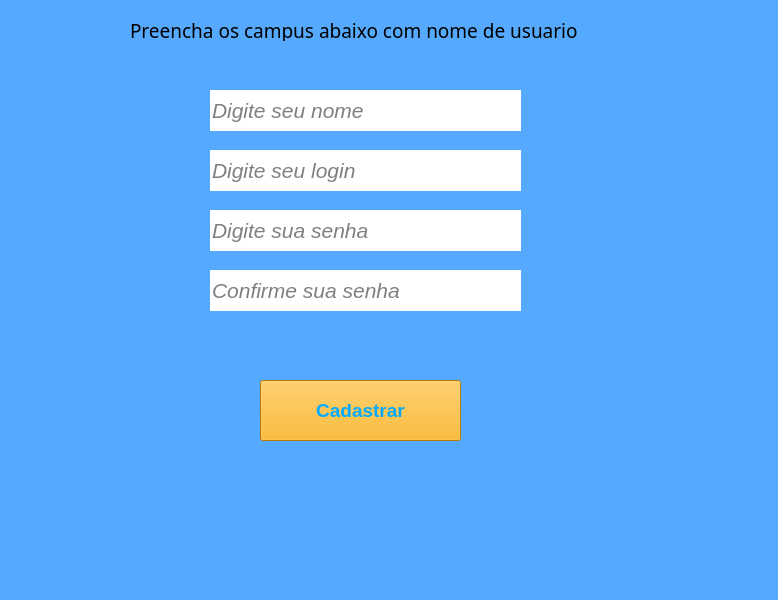
<?xml version="1.0" encoding="UTF-8"?>
<ui version="4.0">
 <class>MainWindow</class>
 <widget class="QMainWindow" name="MainWindow">
  <property name="geometry">
   <rect>
    <x>0</x>
    <y>0</y>
    <width>778</width>
    <height>600</height>
   </rect>
  </property>
  <property name="windowTitle">
   <string>MainWindow</string>
  </property>
  <property name="styleSheet">
   <string notr="true">background-color: rgb(85, 170, 255);</string>
  </property>
  <widget class="QWidget" name="centralwidget">
   <widget class="QPushButton" name="pushButton">
    <property name="geometry">
     <rect>
      <x>260</x>
      <y>380</y>
      <width>201</width>
      <height>61</height>
     </rect>
    </property>
    <property name="font">
     <font>
      <pointsize>14</pointsize>
      <weight>75</weight>
      <bold>true</bold>
      <strikeout>false</strikeout>
     </font>
    </property>
    <property name="mouseTracking">
     <bool>false</bool>
    </property>
    <property name="tabletTracking">
     <bool>false</bool>
    </property>
    <property name="acceptDrops">
     <bool>false</bool>
    </property>
    <property name="styleSheet">
     <string notr="true">color: rgb(0, 170, 255);
background-color: rgb(255, 170, 0);</string>
    </property>
    <property name="text">
     <string>Cadastrar</string>
    </property>
   </widget>
   <widget class="QLabel" name="label_5">
    <property name="geometry">
     <rect>
      <x>130</x>
      <y>20</y>
      <width>471</width>
      <height>21</height>
     </rect>
    </property>
    <property name="font">
     <font>
      <family>Yu Gothic Medium</family>
      <pointsize>14</pointsize>
     </font>
    </property>
    <property name="text">
     <string>Preencha os campus abaixo com nome de usuario</string>
    </property>
   </widget>
   <widget class="QLineEdit" name="lineEdit">
    <property name="geometry">
     <rect>
      <x>210</x>
      <y>90</y>
      <width>311</width>
      <height>41</height>
     </rect>
    </property>
    <property name="font">
     <font>
      <pointsize>16</pointsize>
      <italic>true</italic>
     </font>
    </property>
    <property name="styleSheet">
     <string notr="true">background-color:rgb(255,255,255);
border-radius:15xp;
border-style:outset;
border-width:2xp;</string>
    </property>
    <property name="echoMode">
     <enum>QLineEdit::Normal</enum>
    </property>
    <property name="placeholderText">
     <string>Digite seu nome</string>
    </property>
   </widget>
   <widget class="QLineEdit" name="lineEdit_2">
    <property name="geometry">
     <rect>
      <x>210</x>
      <y>150</y>
      <width>311</width>
      <height>41</height>
     </rect>
    </property>
    <property name="font">
     <font>
      <pointsize>16</pointsize>
      <italic>true</italic>
     </font>
    </property>
    <property name="styleSheet">
     <string notr="true">background-color:rgb(255,255,255);
border-radius:15xp;
border-style:outset;
border-width:2xp;</string>
    </property>
    <property name="cursorPosition">
     <number>0</number>
    </property>
    <property name="placeholderText">
     <string>Digite seu login</string>
    </property>
   </widget>
   <widget class="QLineEdit" name="lineEdit_3">
    <property name="geometry">
     <rect>
      <x>210</x>
      <y>210</y>
      <width>311</width>
      <height>41</height>
     </rect>
    </property>
    <property name="font">
     <font>
      <pointsize>16</pointsize>
      <italic>true</italic>
     </font>
    </property>
    <property name="styleSheet">
     <string notr="true">background-color:rgb(255,255,255);
border-radius:15xp;
border-style:outset;
border-width:2xp;</string>
    </property>
    <property name="echoMode">
     <enum>QLineEdit::Password</enum>
    </property>
    <property name="placeholderText">
     <string>Digite sua senha</string>
    </property>
   </widget>
   <widget class="QLineEdit" name="lineEdit_4">
    <property name="geometry">
     <rect>
      <x>210</x>
      <y>270</y>
      <width>311</width>
      <height>41</height>
     </rect>
    </property>
    <property name="font">
     <font>
      <pointsize>16</pointsize>
      <italic>true</italic>
     </font>
    </property>
    <property name="styleSheet">
     <string notr="true">background-color:rgb(255,255,255);
border-radius:15xp;
border-style:outset;
border-width:2xp;</string>
    </property>
    <property name="echoMode">
     <enum>QLineEdit::Password</enum>
    </property>
    <property name="placeholderText">
     <string>Confirme sua senha</string>
    </property>
   </widget>
  </widget>
  <widget class="QMenuBar" name="menubar">
   <property name="geometry">
    <rect>
     <x>0</x>
     <y>0</y>
     <width>778</width>
     <height>21</height>
    </rect>
   </property>
  </widget>
  <widget class="QStatusBar" name="statusbar"/>
 </widget>
 <resources/>
 <connections/>
</ui>
